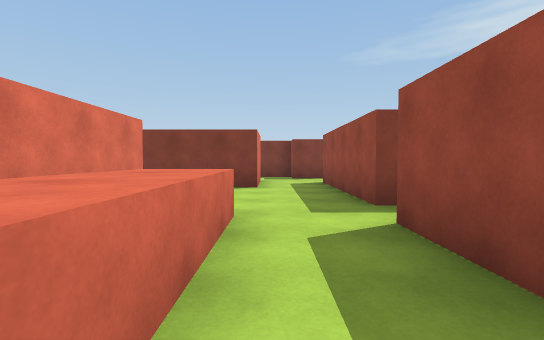
[1] (above)

24 first-person views from a walk through a 3-D level made in the Unity game engine. The camera is 1.2 m above the floor, tilts 2° down and sees 85° across. The floor is counted in squares, 2 m on a side. Each view is taken from the middle of a square. On the plan, view 1 faces up. The plan holds only what a view shows up to about 9 squares ahead; the rest is blank. The place goes on beyond the plan.

[2]
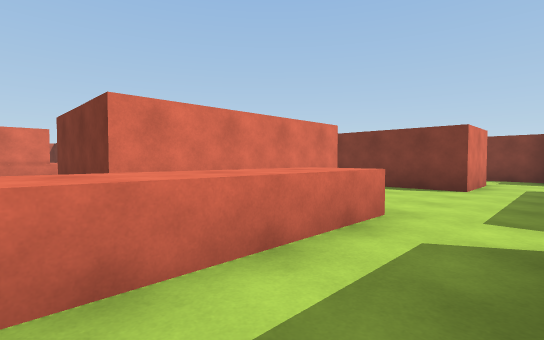

[3]
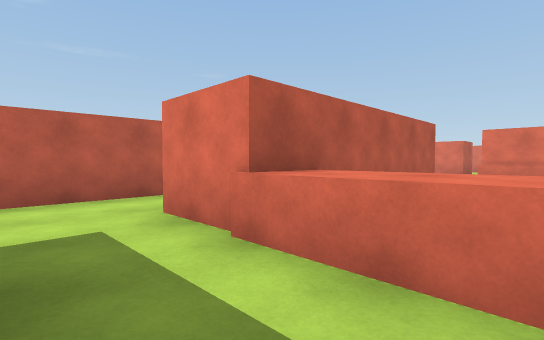

[4]
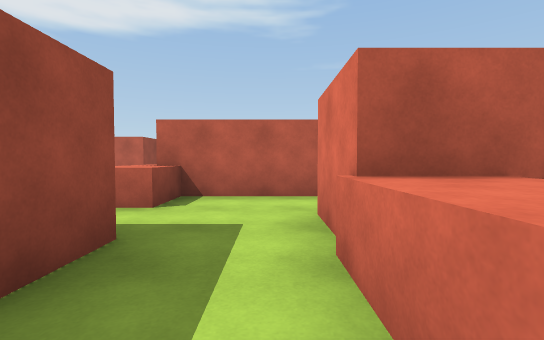

[5]
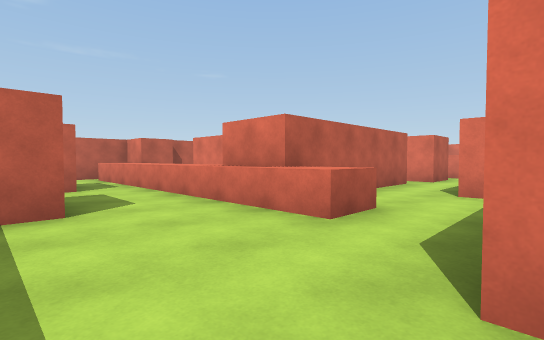

[6]
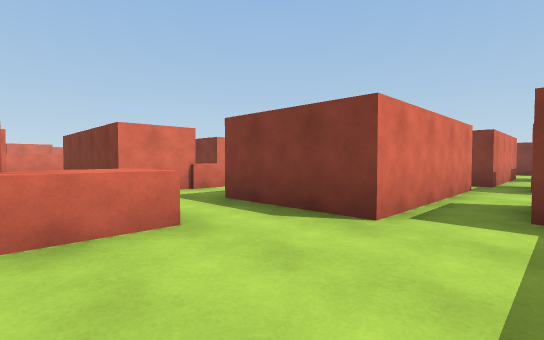

[7]
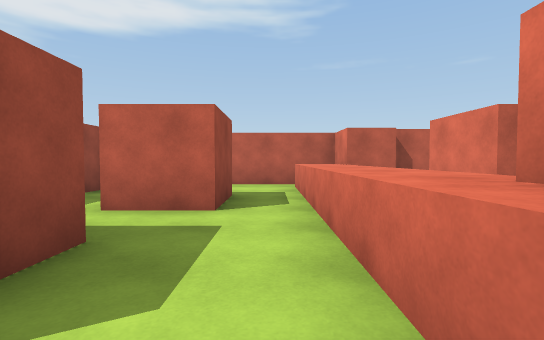

[8]
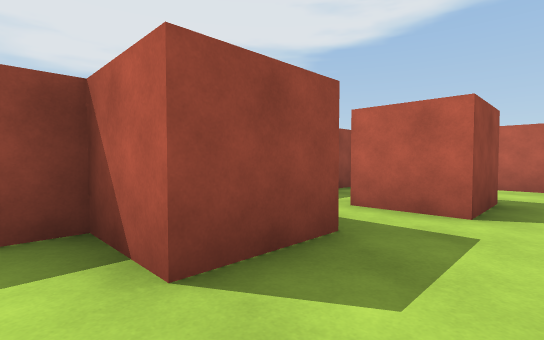

[9]
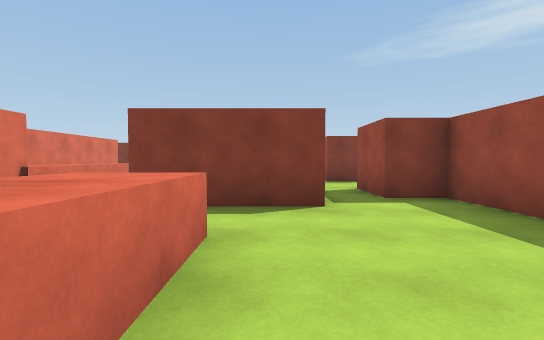

[10]
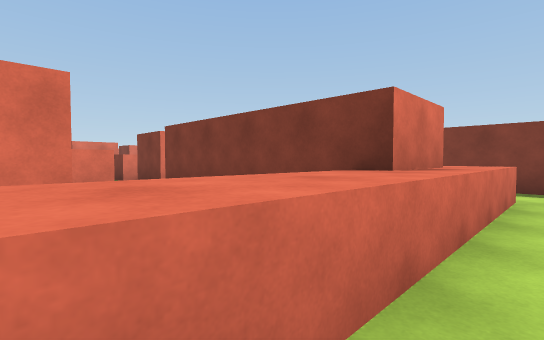

[11]
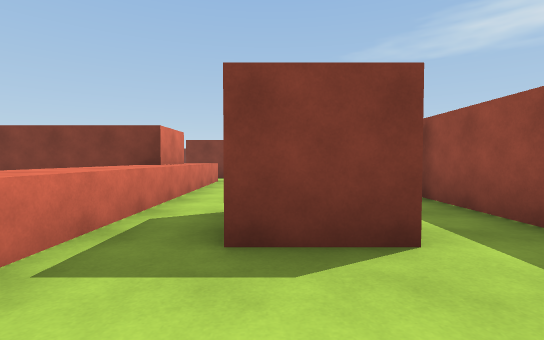

[12]
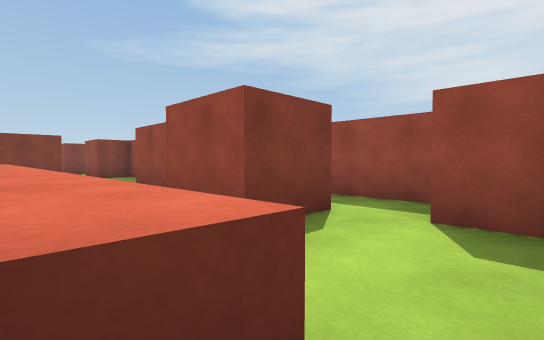

[13]
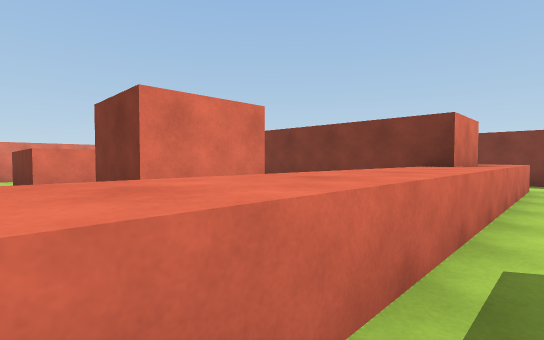

[14]
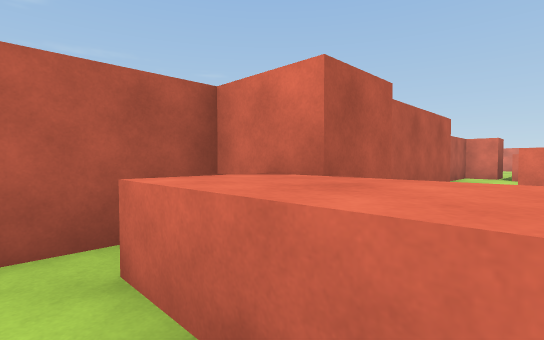

[15]
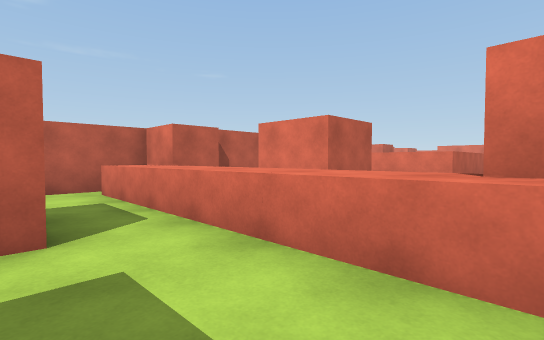

[16]
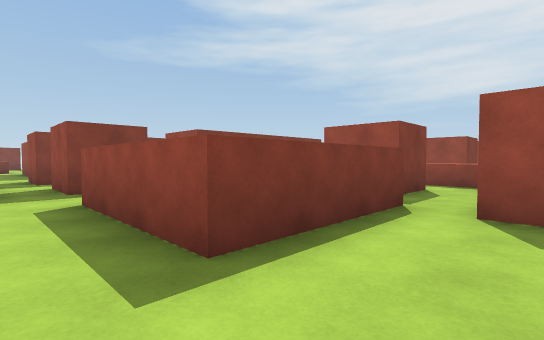

[17]
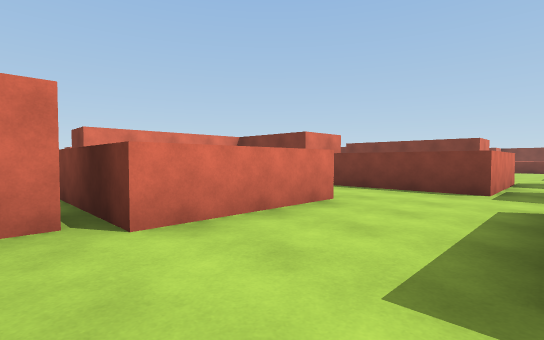

[18]
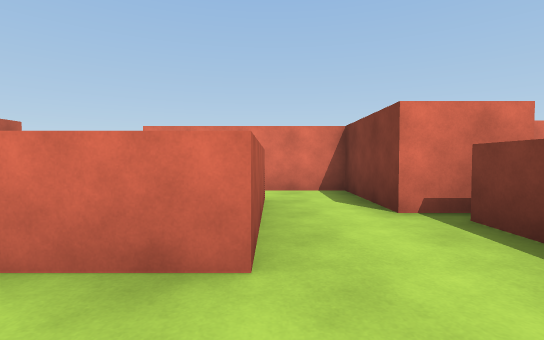

[19]
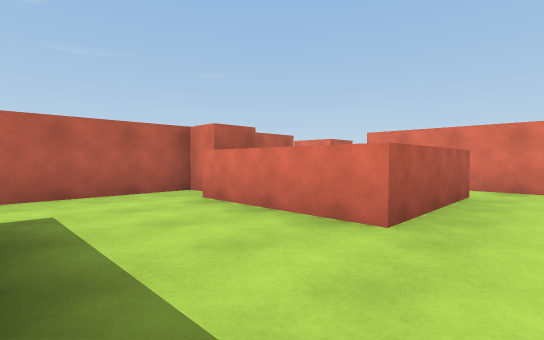

[20]
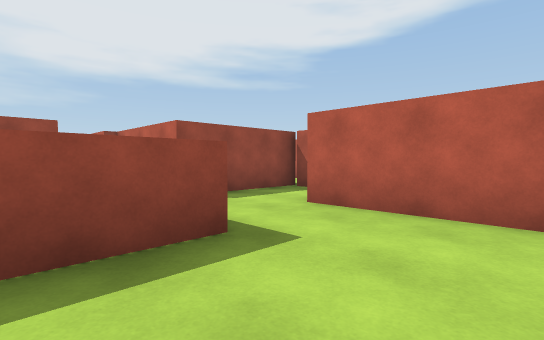

[21]
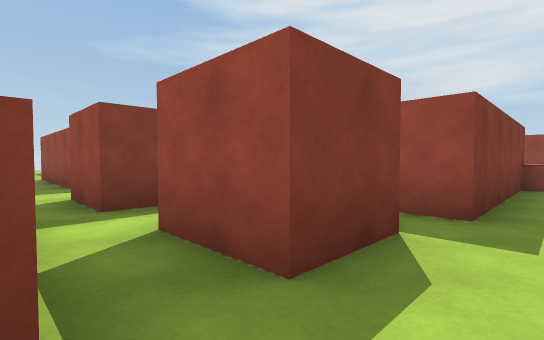

[22]
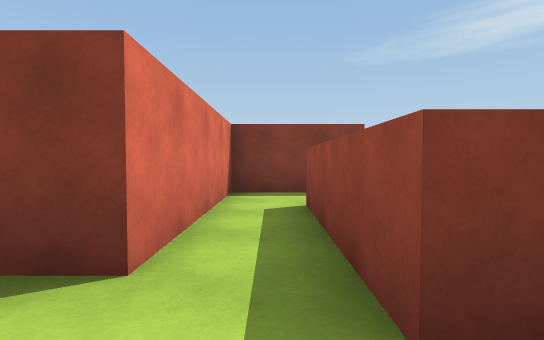

[23]
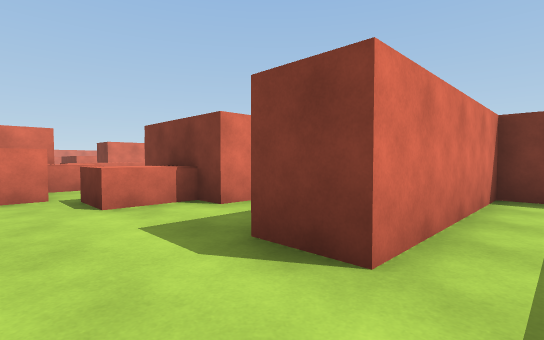

[24]
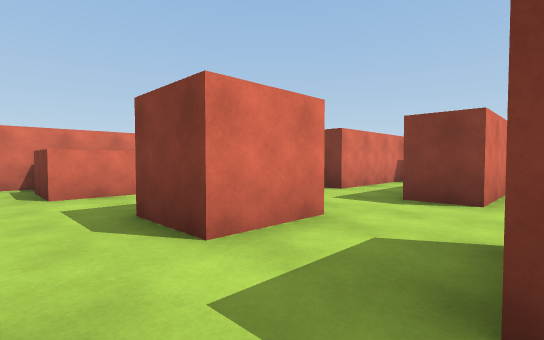

### Floor plan
Key: @ floor where view 1 was taken; # wall or solid block; . floor; ^ raised ledge.
Columns run from 21 left of view 1 to 7 right of it. Each row starts with its distance up from view 1.
 11                     ###
 10                      .#
  9                      ..
  8                     #..
  7                   ###..##.
  6                    ....##.
  5                  ## ...##.
  4                 .## ...##.#
  3                 .## ^..  ..
  2                 .## ^..##..
  1               # .## ^..##.#
  0               #..   ^@.##.##
 -1                .#####..##..#
 -2                ^#####......#
 -3                ^.......^...#
 -4             ^  ^##.#####...#
 -5       #  ###^^^^##.#####..##
 -6       #. #.............^..###
 -7       #. #.^^^..^^^^   ^....#
 -8 ^     #..#.^ ^..^  ^## ^.##.#
 -9 ^    ^^..#.^ ^..^^^^##.^.##.#
-10   #^..^....^^^........#^...##
-11   # ^...... ##.....####...##
-12   # ^..##.#  ####..#  #####
-13   #^^......       ##
-14    ........

Positions as (right, up) in squares from view 1, and headings:
1: (0, 0), facing up
2: (1, 0), facing up-left
3: (1, 1), facing down-left
4: (0, 1), facing down
5: (5, -1), facing down-left
6: (5, -4), facing up-left
7: (3, -4), facing down
8: (3, -4), facing down-right
9: (3, -5), facing up
10: (3, -8), facing up-left
11: (4, -11), facing up
12: (2, -11), facing up-right
13: (3, -10), facing up-left
14: (3, -9), facing down-left
15: (4, -5), facing down-left
16: (-6, -11), facing up-right
17: (-5, -11), facing up-left
18: (-6, -7), facing left
19: (-5, -6), facing down-left
20: (-7, -8), facing down-right
21: (-6, -6), facing up-right
22: (-11, -11), facing up
23: (-11, -11), facing up-left
24: (-11, -14), facing up-left
